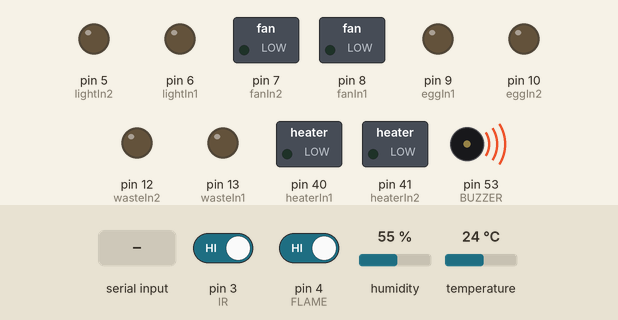
Recording of a sketch running on a simulated Arduino Mega 2560, built with avr-gcc and run on an emulated ATmega2560. Shown: switched loads named in the sketch (green lamp = pin HIGH), output pins drawn as LEDs (lit = HIGH), buzzer (waves = sounding, pin HIGH). The test bench sets the inputs (shaded band); at power-on: pin 3 (IR) HIGH, pin 4 (FLAME) HIGH, humidity 55 %, temperature 24 °C. What the sketch prints to the serial monitor is not drawn.

Above: at 1.3 s.
1.4 s: "30,150\n" received over Serial
Timing chart, 0 to 4.4 s (numbered marks = the images above; inputs shaded):
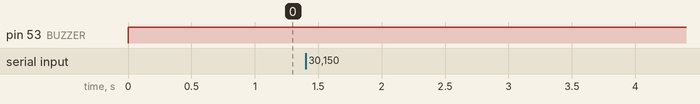

The sketch:

mega.ino
```cpp
#include <DHT11.h>

DHT11 dht11(2);
const int IR = 3;
const int FLAME = 4;
const int BUZZER = 53;
char i;

// Pin configuration for L298N motor driver
const int fanIn1 = 8;
const int fanIn2 = 7;

const int lightIn1 = 6;
const int lightIn2 = 5;

const int eggIn1 = 9;
const int eggIn2 = 10;
const int eggena = 11;

const int wasteIn1 = 13;
const int wasteIn2 = 12;
const int wasteena = 44;

const int heaterIn1 = 40;
const int heaterIn2 = 41;

void setup() {
  Serial.begin(9600);
  pinMode(FLAME, INPUT);
  pinMode(IR, INPUT);
  pinMode(13, OUTPUT);
  pinMode(BUZZER, OUTPUT);
  Serial3.begin(9600);

//fan
  pinMode(fanIn1, OUTPUT);
  pinMode(fanIn2, OUTPUT);
//light
  pinMode(lightIn1, OUTPUT);
  pinMode(lightIn2, OUTPUT);
//egg
  pinMode(eggIn1, OUTPUT);
  pinMode(eggIn2, OUTPUT);
//waste
  pinMode(wasteIn1, OUTPUT);
  pinMode(wasteIn2, OUTPUT);
  //heater
  pinMode(heaterIn1, OUTPUT);
  pinMode(heaterIn2, OUTPUT);

}

void loop()
{
  sensorsRead();
  if(Serial3.available())
  {
    foodoff();
  }
  if (Serial.available() >= 7)
  {
    // Read the incoming  which is in the form auto eggs  fan food heater light waste
    String receivedString = Serial.readStringUntil('\n');  // assuming '\n' is used as the end marker
    // Convert the String to an array
    char myArray[7];
    // Extract each digit and convert it to an integer
    for (int i = 0; i < 7; i++)
    {
      myArray[i] = receivedString.charAt(i) - '0';
    }
    // Print the array values
    Serial.print("Array: ");
    for (int j = 0; j < 7; j++) {
      Serial.print(myArray[j]);
      Serial.print(" ");
    }
    Serial.println();

    //egg
    egg(myArray[1]);
    //fan
    fan(myArray[2]);
    //food0.22
    food(myArray[3]);
    //heater
    heater(myArray[4]);
    //light
    light(myArray[5]);
    //waste
    waste(myArray[6]);
  }
}


void sensorsRead()
{
  digitalWrite(BUZZER,HIGH);
  // Declare sensorsVal as a String
  String sensorsVal = "";

  // Attempt to read the temperature and humidity values from the DHT11 sensor.
  int temperature = dht11.readTemperature();
  int humidity = dht11.readHumidity();
  delay(1200);
  if (temperature != DHT11::ERROR_CHECKSUM && temperature != DHT11::ERROR_TIMEOUT && humidity != DHT11::ERROR_CHECKSUM && humidity != DHT11::ERROR_TIMEOUT)
  {
    // Concatenate temperature and humidity to sensorsVal
    sensorsVal += String(temperature) + ',';
    sensorsVal += String(humidity) + ',';
  }

  // Read Flame and IR values
  int FlameValue = digitalRead(FLAME);
  int IrValue = digitalRead(IR);

  // Concatenate Flame and Ir values to sensorsVal
  sensorsVal += String(FlameValue) + ',';
  sensorsVal += String(IrValue);

  // Print sensorsVal to Serial Monitor
  Serial.println(sensorsVal);
  /*if(FlameValue != 1)
  {
    digitalWrite(BUZZER,LOW);
  }
  else
  {
    digitalWrite(BUZZER,HIGH);
  }*/

}

//egg
void egg(int i)
{
  if (i == 1)
  {
    Serial.println("Egg management ON");
    eggon();
  }
  else
  {
    Serial.println("Egg management OFF");
    eggoff();
  }
}
//waste
void waste(int i)
{
  if (i == 1)
  {
    Serial.println("Waste system ON");
    wasteon();
  }
  else
  {
    Serial.println("Waste system OFF");
    wasteoff();
  }
}
//fan
void fan(int i)
{
  if (i == 1)
  {
    Serial.println("Fan ON");
    fanon();
  }
  else
  {
    Serial.println("Fan OFF");
    fanoff();
  }
}

//heater
void heater(int i)
 {
  if (i == 1)
  {
    Serial.println("Heater on ON");
    heateron();
  }
  else
  {
    Serial.println("Heater OFF");
    heateroff();
  }
}

//light
void light(int i)
{
  if (1 == i)
   {
    Serial.println("light ON");
    digitalWrite(13, HIGH);
    lighton();
  }
  else
  {
    Serial.println("light OFF");
    digitalWrite(13, LOW);
    lightoff();
  }
}

//food
void food(int i)
 {
  if (i == 1)
  {
    foodon();
    Serial.println("food system ON");
  }
  else
  {
    foodoff();
    Serial.println("food system OFF");
  }
}

void fanon()
{
  // Set fan motor direction clockwise
  digitalWrite(fanIn1, LOW);
  digitalWrite(fanIn2, HIGH);
}

void lighton()
 {
  // Set light motor direction clockwise (Note: Actual light brightness control may require additional circuitry)
  digitalWrite(lightIn1, HIGH);
  digitalWrite(lightIn2, LOW);
}

void fanoff()
{
  // Stop the fan
  digitalWrite(fanIn1, LOW);
  digitalWrite(fanIn2, LOW);
}

void lightoff()
{
  // Stop the light (Note: Actual light control may require additional circuitry)
  digitalWrite(lightIn1, LOW);
  digitalWrite(lightIn2, LOW);
}

void eggon()
{
  // Set fan motor direction
  analogWrite(eggena, 70);
  digitalWrite(eggIn1, HIGH);
  digitalWrite(eggIn2, LOW);
}

void wasteon()
{
  // Set light motor direction clockwise (Note: Actual light brightness control may require additional circuitry)
  analogWrite(wasteena, 100);
  digitalWrite(wasteIn1, HIGH);
  digitalWrite(wasteIn2, LOW);
}

void eggoff()
{
  // Stop the fan
  digitalWrite(eggIn1, LOW);
  digitalWrite(eggIn2, LOW);
}

void wasteoff()
{
  // Stop the light (Note: Actual light control may require additional circuitry)
  digitalWrite(wasteIn1, LOW);
  digitalWrite(wasteIn2, LOW);
}
void foodon()
{
  Serial3.write('1');
}
void foodoff()
{

}
void heateron()
{
  digitalWrite(heaterIn1, HIGH);
  digitalWrite(heaterIn2, LOW);

}
void heateroff()
{
  digitalWrite(heaterIn1, LOW);
  digitalWrite(heaterIn2, LOW);

}
//"auto":"0","eggs":"0","fan":"0","food":"0","heater":"0","light":"0","waste":"0"
```

Measured:
- after the input at 1.4 s, every drawn part: stays the same
